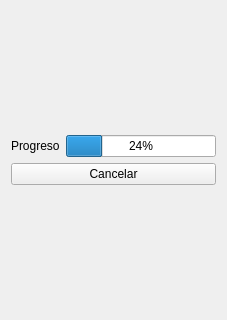
<?xml version="1.0" encoding="UTF-8"?>
<ui version="4.0">
 <class>Form</class>
 <widget class="QWidget" name="Form">
  <property name="geometry">
   <rect>
    <x>0</x>
    <y>0</y>
    <width>227</width>
    <height>320</height>
   </rect>
  </property>
  <property name="windowTitle">
   <string>Form</string>
  </property>
  <layout class="QVBoxLayout" name="verticalLayout_7">
   <item>
    <layout class="QVBoxLayout" name="verticalLayout_6">
     <item>
      <layout class="QHBoxLayout" name="horizontalLayout_3">
       <item>
        <widget class="QLabel" name="Progreso">
         <property name="text">
          <string>Progreso</string>
         </property>
        </widget>
       </item>
       <item>
        <widget class="QProgressBar" name="progressBar">
         <property name="value">
          <number>24</number>
         </property>
        </widget>
       </item>
      </layout>
     </item>
     <item>
      <layout class="QHBoxLayout" name="horizontalLayout_4">
       <item>
        <widget class="QPushButton" name="Cancelar">
         <property name="text">
          <string>Cancelar</string>
         </property>
        </widget>
       </item>
      </layout>
     </item>
    </layout>
   </item>
  </layout>
 </widget>
 <resources/>
 <connections/>
</ui>
